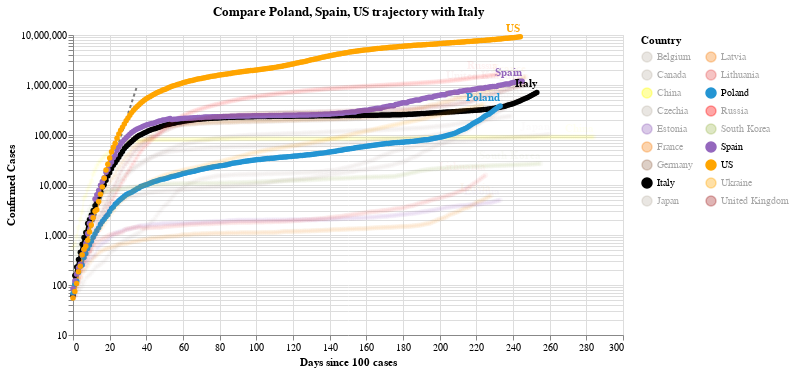

The notebook cell this image was saved under:
### Code cell
#hide_input
chart2 = make_since_chart(dff2, ['Poland', 'Spain', 'US'], baseline_countries)
chart2

### Figure 1 — Vega-Lite specification as saved in the notebook (floating-point values rounded to 4 significant figures; data arrays with more than 128 entries replaced by an {"elided": "..."} marker saying what was removed)
{"config": {"view": {"continuousWidth": 400, "continuousHeight": 300}}, "layer": [{"data": {"name": "data-628230001892d6798b50651be41d1b3e"}, "mark": {"type": "line", "color": "black", "opacity": 0.5, "strokeDash": [3, 3]}, "encoding": {"x": {"type": "quantitative", "field": "Days since 100 cases"}, "y": {"type": "quantitative", "field": "Confirmed Cases"}}}, {"data": {"name": "data-eef60fdc18fe26aac3e0434d95d3a021"}, "mark": {"type": "line", "point": true}, "encoding": {"color": {"type": "nominal", "field": "Country", "legend": {"columns": 2}, "scale": {"domain": ["Belgium", "Canada", "China", "Czechia", "Estonia", "France", "Germany", "Italy", "Japan", "Latvia", "Lithuania", "Poland", "Russia", "South Korea", "Spain", "US", "Ukraine", "United Kingdom"], "range": ["#C1B7AD", "#C1B7AD", "yellow", "#C1B7AD", "#9467bd", "#F58518", "#9D755D", "black", "#C1B7AD", "#F58518", "#E45756", "#2495D3", "red", "#A1BA59", "#9467bd", "orange", "orange", "brown"]}}, "opacity": {"condition": {"value": 1, "selection": "selector004"}, "value": 0.05}, "tooltip": [{"type": "nominal", "field": "Country"}, {"type": "temporal", "field": "Date"}, {"type": "quantitative", "field": "Confirmed Cases"}, {"type": "quantitative", "field": "Days since 100 cases"}], "x": {"type": "quantitative", "field": "Days since 100 cases"}, "y": {"type": "quantitative", "field": "Confirmed Cases", "scale": {"type": "log"}}}, "selection": {"selector004": {"type": "multi", "fields": ["Country"], "bind": "legend", "init": [{"Country": "Poland"}, {"Country": "Spain"}, {"Country": "US"}, {"Country": "Italy"}]}}, "width": 550}, {"data": {"name": "data-eef60fdc18fe26aac3e0434d95d3a021"}, "mark": {"type": "text", "align": "right", "dy": -8, "fontWeight": "bold"}, "encoding": {"color": {"type": "nominal", "field": "Country", "legend": {"columns": 2}, "scale": {"domain": ["Belgium", "Canada", "China", "Czechia", "Estonia", "France", "Germany", "Italy", "Japan", "Latvia", "Lithuania", "Poland", "Russia", "South Korea", "Spain", "US", "Ukraine", "United Kingdom"], "range": ["#C1B7AD", "#C1B7AD", "yellow", "#C1B7AD", "#9467bd", "#F58518", "#9D755D", "black", "#C1B7AD", "#F58518", "#E45756", "#2495D3", "red", "#A1BA59", "#9467bd", "orange", "orange", "brown"]}}, "opacity": {"condition": {"value": 1, "selection": "selector004"}, "value": 0.05}, "text": {"type": "nominal", "field": "Country"}, "tooltip": [{"type": "nominal", "field": "Country"}, {"type": "temporal", "field": "Date"}, {"type": "quantitative", "field": "Confirmed Cases"}, {"type": "quantitative", "field": "Days since 100 cases"}], "x": {"type": "quantitative", "field": "Days since 100 cases"}, "y": {"type": "quantitative", "field": "Confirmed Cases", "scale": {"type": "log"}}}, "transform": [{"filter": "(datum['Date'] >= 1604188800000)"}], "width": 550}], "title": "Compare Poland, Spain, US trajectory with Italy", "$schema": "https://vega.github.io/schema/vega-lite/v4.8.1.json", "datasets": {"data-628230001892d6798b50651be41d1b3e": [{"Days since 100 cases": 0, "Confirmed Cases": 100.0}, {"Days since 100 cases": 1, "Confirmed Cases": 130.0}, {"Days since 100 cases": 2, "Confirmed Cases": 169.0}, {"Days since 100 cases": 3, "Confirmed Cases": 219.7}, {"Days since 100 cases": 4, "Confirmed Cases": 285.6}, {"Days since 100 cases": 5, "Confirmed Cases": 371.3}, {"Days since 100 cases": 6, "Confirmed Cases": 482.7}, {"Days since 100 cases": 7, "Confirmed Cases": 627.5}, {"Days since 100 cases": 8, "Confirmed Cases": 815.7}, {"Days since 100 cases": 9, "Confirmed Cases": 1060.0}, {"Days since 100 cases": 10, "Confirmed Cases": 1379.0}, {"Days since 100 cases": 11, "Confirmed Cases": 1792.0}, {"Days since 100 cases": 12, "Confirmed Cases": 2330.0}, {"Days since 100 cases": 13, "Confirmed Cases": 3029.0}, {"Days since 100 cases": 14, "Confirmed Cases": 3937.0}, {"Days since 100 cases": 15, "Confirmed Cases": 5119.0}, {"Days since 100 cases": 16, "Confirmed Cases": 6654.0}, {"Days since 100 cases": 17, "Confirmed Cases": 8650.0}, {"Days since 100 cases": 18, "Confirmed Cases": 11250.0}, {"Days since 100 cases": 19, "Confirmed Cases": 14620.0}, {"Days since 100 cases": 20, "Confirmed Cases": 19000.0}, {"Days since 100 cases": 21, "Confirmed Cases": 24710.0}, {"Days since 100 cases": 22, "Confirmed Cases": 32120.0}, {"Days since 100 cases": 23, "Confirmed Cases": 41750.0}, {"Days since 100 cases": 24, "Confirmed Cases": 54280.0}, {"Days since 100 cases": 25, "Confirmed Cases": 70560.0}, {"Days since 100 cases": 26, "Confirmed Cases": 91730.0}, {"Days since 100 cases": 27, "Confirmed Cases": 119300.0}, {"Days since 100 cases": 28, "Confirmed Cases": 155000.0}, {"Days since 100 cases": 29, "Confirmed Cases": 201500.0}, {"Days since 100 cases": 30, "Confirmed Cases": 262000.0}, {"Days since 100 cases": 31, "Confirmed Cases": 340600.0}, {"Days since 100 cases": 32, "Confirmed Cases": 442800.0}, {"Days since 100 cases": 33, "Confirmed Cases": 575600.0}, {"Days since 100 cases": 34, "Confirmed Cases": 748300.0}, {"Days since 100 cases": 35, "Confirmed Cases": 972800.0}], "data-eef60fdc18fe26aac3e0434d95d3a021": {"elided": "4389 records"}}}
